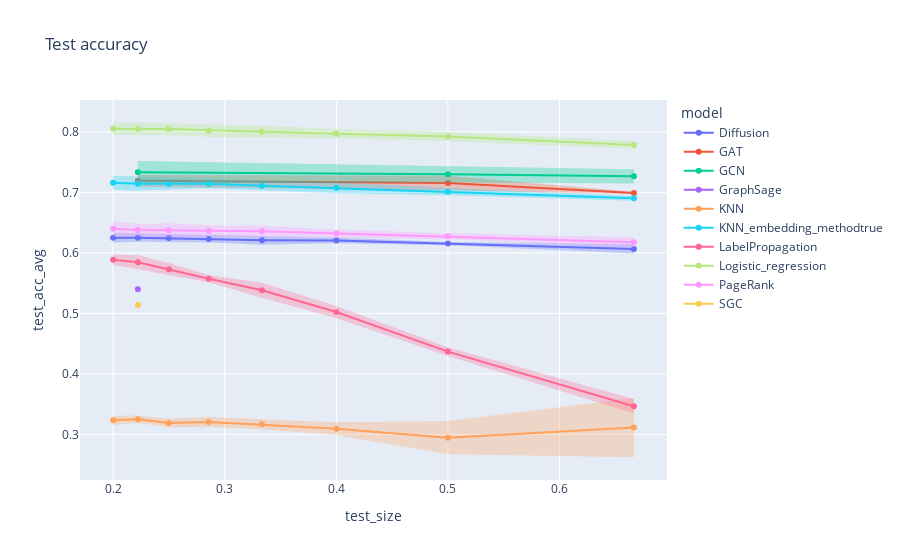

The notebook cell saved with this chart:
### Markdown cell above
`Wikivitals-fr`

### Code cell
# Compute average and standard deviation according to values of k
grouped = df.groupby(['dataset', 'model', 'k', 'train_size', 'test_size'])[['train_acc', 'test_acc']].agg({'train_acc': ['mean', 'std'], 'test_acc': ['mean', 'std']}).reset_index()
grouped.columns = ['dataset', 'model', 'k', 'train_size', 'test_size', 'train_acc_avg', 'train_acc_std', 'test_acc_avg', 'test_acc_std', ]
grouped

# Test split
for error_y_mode in {'band'}:
    fig = line(
        data_frame = grouped[grouped['dataset']=='wikivitals-fr'],
        x = 'test_size',
        y = 'test_acc_avg',
        error_y = 'test_acc_std',
        error_y_mode = error_y_mode,
        color = 'model',
        title = f'Test accuracy',
        markers = '.',
    )
    fig.show()

### Figure 1 — Plotly figure (JSON) as saved in the notebook; plotly's stock layout.template omitted (floating-point values rounded to 4 significant figures)
{"data": [{"fill": "toself", "fillcolor": "rgba(99,110,250,.3)", "hoverinfo": "skip", "legendgroup": "Diffusion", "line": {"color": "rgba(255,255,255,0)"}, "showlegend": false, "type": "scatter", "x": [0.6667, 0.5, 0.4, 0.3333, 0.2857, 0.25, 0.2222, 0.2, 0.2, 0.2222, 0.25, 0.2857, 0.3333, 0.4, 0.5, 0.6667], "xaxis": "x", "y": [0.6142, 0.6182, 0.6254, 0.6279, 0.629, 0.6309, 0.6321, 0.6333, 0.6171, 0.6185, 0.618, 0.6173, 0.6137, 0.6161, 0.6129, 0.599], "yaxis": "y"}, {"hovertemplate": "model=Diffusion<br>test_size=%{x}<br>test_acc_avg=%{y}<extra></extra>", "legendgroup": "Diffusion", "line": {"color": "#636efa", "dash": "solid"}, "marker": {"symbol": "circle"}, "mode": "markers+lines", "name": "Diffusion", "orientation": "v", "showlegend": true, "type": "scatter", "x": [0.6667, 0.5, 0.4, 0.3333, 0.2857, 0.25, 0.2222, 0.2], "xaxis": "x", "y": [0.6066, 0.6155, 0.6207, 0.6208, 0.6231, 0.6245, 0.6253, 0.6252], "yaxis": "y"}, {"fill": "toself", "fillcolor": "rgba(239,85,59,.3)", "hoverinfo": "skip", "legendgroup": "GAT", "line": {"color": "rgba(255,255,255,0)"}, "showlegend": false, "type": "scatter", "x": [0.6667, 0.5, 0.2222, 0.2222, 0.5, 0.6667], "xaxis": "x", "y": [0.7011, 0.7276, 0.7289, 0.7094, 0.7036, 0.6973], "yaxis": "y"}, {"hovertemplate": "model=GAT<br>test_size=%{x}<br>test_acc_avg=%{y}<extra></extra>", "legendgroup": "GAT", "line": {"color": "#EF553B", "dash": "solid"}, "marker": {"symbol": "circle"}, "mode": "markers+lines", "name": "GAT", "orientation": "v", "showlegend": true, "type": "scatter", "x": [0.6667, 0.5, 0.2222], "xaxis": "x", "y": [0.6992, 0.7156, 0.7192], "yaxis": "y"}, {"fill": "toself", "fillcolor": "rgba(0,204,150,.3)", "hoverinfo": "skip", "legendgroup": "GCN", "line": {"color": "rgba(255,255,255,0)"}, "showlegend": false, "type": "scatter", "x": [0.6667, 0.5, 0.2222, 0.2222, 0.5, 0.6667], "xaxis": "x", "y": [0.7384, 0.7433, 0.7519, 0.7147, 0.7164, 0.7148], "yaxis": "y"}, {"hovertemplate": "model=GCN<br>test_size=%{x}<br>test_acc_avg=%{y}<extra></extra>", "legendgroup": "GCN", "line": {"color": "#00cc96", "dash": "solid"}, "marker": {"symbol": "circle"}, "mode": "markers+lines", "name": "GCN", "orientation": "v", "showlegend": true, "type": "scatter", "x": [0.6667, 0.5, 0.2222], "xaxis": "x", "y": [0.7266, 0.7299, 0.7333], "yaxis": "y"}, {"fill": "toself", "fillcolor": "rgba(171,99,250,.3)", "hoverinfo": "skip", "legendgroup": "GraphSage", "line": {"color": "rgba(255,255,255,0)"}, "showlegend": false, "type": "scatter", "x": [0.2222, 0.2222], "xaxis": "x", "y": [0.5849, 0.4953], "yaxis": "y"}, {"hovertemplate": "model=GraphSage<br>test_size=%{x}<br>test_acc_avg=%{y}<extra></extra>", "legendgroup": "GraphSage", "line": {"color": "#ab63fa", "dash": "solid"}, "marker": {"symbol": "circle"}, "mode": "markers+lines", "name": "GraphSage", "orientation": "v", "showlegend": true, "type": "scatter", "x": [0.2222], "xaxis": "x", "y": [0.5401], "yaxis": "y"}, {"fill": "toself", "fillcolor": "rgba(255,161,90,.3)", "hoverinfo": "skip", "legendgroup": "KNN", "line": {"color": "rgba(255,255,255,0)"}, "showlegend": false, "type": "scatter", "x": [0.6667, 0.5, 0.4, 0.3333, 0.2857, 0.25, 0.2222, 0.2, 0.2, 0.2222, 0.25, 0.2857, 0.3333, 0.4, 0.5, 0.6667], "xaxis": "x", "y": [0.3604, 0.3222, 0.3203, 0.3251, 0.3292, 0.3262, 0.3315, 0.3312, 0.3157, 0.3192, 0.312, 0.3125, 0.3086, 0.299, 0.2673, 0.2625], "yaxis": "y"}, {"hovertemplate": "model=KNN<br>test_size=%{x}<br>test_acc_avg=%{y}<extra></extra>", "legendgroup": "KNN", "line": {"color": "#FFA15A", "dash": "solid"}, "marker": {"symbol": "circle"}, "mode": "markers+lines", "name": "KNN", "orientation": "v", "showlegend": true, "type": "scatter", "x": [0.6667, 0.5, 0.4, 0.3333, 0.2857, 0.25, 0.2222, 0.2], "xaxis": "x", "y": [0.3115, 0.2948, 0.3097, 0.3168, 0.3208, 0.3191, 0.3254, 0.3234], "yaxis": "y"}, {"fill": "toself", "fillcolor": "rgba(25,211,243,.3)", "hoverinfo": "skip", "legendgroup": "KNN_embedding_methodtrue", "line": {"color": "rgba(255,255,255,0)"}, "showlegend": false, "type": "scatter", "x": [0.6667, 0.5, 0.4, 0.3333, 0.2857, 0.25, 0.2222, 0.2, 0.2, 0.2222, 0.25, 0.2857, 0.3333, 0.4, 0.5, 0.6667], "xaxis": "x", "y": [0.6944, 0.7074, 0.7167, 0.7193, 0.7217, 0.7236, 0.7261, 0.7276, 0.7045, 0.7029, 0.7048, 0.7068, 0.703, 0.6986, 0.6952, 0.686], "yaxis": "y"}, {"hovertemplate": "model=KNN_embedding_methodtrue<br>test_size=%{x}<br>test_acc_avg=%{y}<extra></extra>", "legendgroup": "KNN_embedding_methodtrue", "line": {"color": "#19d3f3", "dash": "solid"}, "marker": {"symbol": "circle"}, "mode": "markers+lines", "name": "KNN_embedding_methodtrue", "orientation": "v", "showlegend": true, "type": "scatter", "x": [0.6667, 0.5, 0.4, 0.3333, 0.2857, 0.25, 0.2222, 0.2], "xaxis": "x", "y": [0.6902, 0.7013, 0.7077, 0.7111, 0.7142, 0.7142, 0.7145, 0.7161], "yaxis": "y"}, {"fill": "toself", "fillcolor": "rgba(255,102,146,.3)", "hoverinfo": "skip", "legendgroup": "LabelPropagation", "line": {"color": "rgba(255,255,255,0)"}, "showlegend": false, "type": "scatter", "x": [0.6667, 0.5, 0.4, 0.3333, 0.2857, 0.25, 0.2222, 0.2, 0.2, 0.2222, 0.25, 0.2857, 0.3333, 0.4, 0.5, 0.6667], "xaxis": "x", "y": [0.3586, 0.4443, 0.5126, 0.5506, 0.5636, 0.5833, 0.5962, 0.5974, 0.5801, 0.5732, 0.563, 0.5514, 0.5259, 0.4922, 0.4297, 0.3348], "yaxis": "y"}, {"hovertemplate": "model=LabelPropagation<br>test_size=%{x}<br>test_acc_avg=%{y}<extra></extra>", "legendgroup": "LabelPropagation", "line": {"color": "#FF6692", "dash": "solid"}, "marker": {"symbol": "circle"}, "mode": "markers+lines", "name": "LabelPropagation", "orientation": "v", "showlegend": true, "type": "scatter", "x": [0.6667, 0.5, 0.4, 0.3333, 0.2857, 0.25, 0.2222, 0.2], "xaxis": "x", "y": [0.3467, 0.437, 0.5024, 0.5383, 0.5575, 0.5732, 0.5847, 0.5887], "yaxis": "y"}, {"fill": "toself", "fillcolor": "rgba(182,232,128,.3)", "hoverinfo": "skip", "legendgroup": "Logistic_regression", "line": {"color": "rgba(255,255,255,0)"}, "showlegend": false, "type": "scatter", "x": [0.6667, 0.5, 0.4, 0.3333, 0.2857, 0.25, 0.2222, 0.2, 0.2, 0.2222, 0.25, 0.2857, 0.3333, 0.4, 0.5, 0.6667], "xaxis": "x", "y": [0.7846, 0.8003, 0.8048, 0.8106, 0.8121, 0.8147, 0.815, 0.8151, 0.7949, 0.7945, 0.7949, 0.7917, 0.7902, 0.7894, 0.7847, 0.7723], "yaxis": "y"}, {"hovertemplate": "model=Logistic_regression<br>test_size=%{x}<br>test_acc_avg=%{y}<extra></extra>", "legendgroup": "Logistic_regression", "line": {"color": "#B6E880", "dash": "solid"}, "marker": {"symbol": "circle"}, "mode": "markers+lines", "name": "Logistic_regression", "orientation": "v", "showlegend": true, "type": "scatter", "x": [0.6667, 0.5, 0.4, 0.3333, 0.2857, 0.25, 0.2222, 0.2], "xaxis": "x", "y": [0.7784, 0.7925, 0.7971, 0.8004, 0.8019, 0.8048, 0.8048, 0.805], "yaxis": "y"}, {"fill": "toself", "fillcolor": "rgba(255,151,255,.3)", "hoverinfo": "skip", "legendgroup": "PageRank", "line": {"color": "rgba(255,255,255,0)"}, "showlegend": false, "type": "scatter", "x": [0.6667, 0.5, 0.4, 0.3333, 0.2857, 0.25, 0.2222, 0.2, 0.2, 0.2222, 0.25, 0.2857, 0.3333, 0.4, 0.5, 0.6667], "xaxis": "x", "y": [0.626, 0.6324, 0.6387, 0.645, 0.6458, 0.649, 0.648, 0.6529, 0.6268, 0.6276, 0.6261, 0.6273, 0.6268, 0.6254, 0.6225, 0.6095], "yaxis": "y"}, {"hovertemplate": "model=PageRank<br>test_size=%{x}<br>test_acc_avg=%{y}<extra></extra>", "legendgroup": "PageRank", "line": {"color": "#FF97FF", "dash": "solid"}, "marker": {"symbol": "circle"}, "mode": "markers+lines", "name": "PageRank", "orientation": "v", "showlegend": true, "type": "scatter", "x": [0.6667, 0.5, 0.4, 0.3333, 0.2857, 0.25, 0.2222, 0.2], "xaxis": "x", "y": [0.6178, 0.6275, 0.632, 0.6359, 0.6366, 0.6376, 0.6378, 0.6398], "yaxis": "y"}, {"fill": "toself", "fillcolor": "rgba(254,203,82,.3)", "hoverinfo": "skip", "legendgroup": "SGC", "line": {"color": "rgba(255,255,255,0)"}, "showlegend": false, "type": "scatter", "x": [0.2222, 0.2222], "xaxis": "x", "y": [0.5536, 0.4742], "yaxis": "y"}, {"hovertemplate": "model=SGC<br>test_size=%{x}<br>test_acc_avg=%{y}<extra></extra>", "legendgroup": "SGC", "line": {"color": "#FECB52", "dash": "solid"}, "marker": {"symbol": "circle"}, "mode": "markers+lines", "name": "SGC", "orientation": "v", "showlegend": true, "type": "scatter", "x": [0.2222], "xaxis": "x", "y": [0.5139], "yaxis": "y"}], "layout": {"legend": {"title": {"text": "model"}, "tracegroupgap": 0}, "title": {"text": "Test accuracy"}, "xaxis": {"anchor": "y", "domain": [0, 1], "title": {"text": "test_size"}}, "yaxis": {"anchor": "x", "domain": [0, 1], "title": {"text": "test_acc_avg"}}}}
